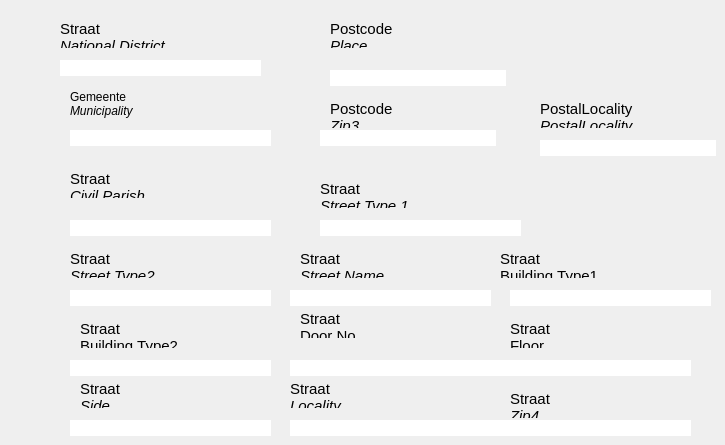
      <widget class="QWidget" name="page_Address">
       <widget class="QLabel" name="lblAddress_District">
        <property name="geometry">
         <rect>
          <x>60</x>
          <y>20</y>
          <width>201</width>
          <height>28</height>
         </rect>
        </property>
        <property name="sizePolicy">
         <sizepolicy hsizetype="Expanding" vsizetype="Preferred">
          <horstretch>0</horstretch>
          <verstretch>0</verstretch>
         </sizepolicy>
        </property>
        <property name="styleSheet">
         <string/>
        </property>
        <property name="text">
         <string>&lt;!DOCTYPE HTML PUBLIC &quot;-//W3C//DTD HTML 4.0//EN&quot; &quot;http://www.w3.org/TR/REC-html40/strict.dtd&quot;&gt;
&lt;html&gt;&lt;head&gt;&lt;meta name=&quot;qrichtext&quot; content=&quot;1&quot; /&gt;&lt;style type=&quot;text/css&quot;&gt;
p, li { white-space: pre-wrap; }
&lt;/style&gt;&lt;/head&gt;&lt;body style=&quot; font-family:'Ubuntu'; font-size:11pt; font-weight:400; font-style:normal;&quot;&gt;
&lt;p style=&quot; margin-top:0px; margin-bottom:0px; margin-left:0px; margin-right:0px; -qt-block-indent:0; text-indent:0px;&quot;&gt;Straat &lt;br /&gt;&lt;span style=&quot; font-style:italic;&quot;&gt;National District&lt;/span&gt;&lt;/p&gt;&lt;/body&gt;&lt;/html&gt;</string>
        </property>
       </widget>
       <widget class="QLineEdit" name="txtAddress_District">
        <property name="geometry">
         <rect>
          <x>60</x>
          <y>60</y>
          <width>201</width>
          <height>16</height>
         </rect>
        </property>
        <property name="sizePolicy">
         <sizepolicy hsizetype="Expanding" vsizetype="Fixed">
          <horstretch>0</horstretch>
          <verstretch>0</verstretch>
         </sizepolicy>
        </property>
        <property name="styleSheet">
         <string/>
        </property>
        <property name="frame">
         <bool>false</bool>
        </property>
        <property name="readOnly">
         <bool>true</bool>
        </property>
       </widget>
       <widget class="QLabel" name="lblAddress_Place">
        <property name="geometry">
         <rect>
          <x>330</x>
          <y>20</y>
          <width>176</width>
          <height>28</height>
         </rect>
        </property>
        <property name="sizePolicy">
         <sizepolicy hsizetype="Expanding" vsizetype="Preferred">
          <horstretch>0</horstretch>
          <verstretch>0</verstretch>
         </sizepolicy>
        </property>
        <property name="styleSheet">
         <string/>
        </property>
        <property name="text">
         <string>&lt;!DOCTYPE HTML PUBLIC &quot;-//W3C//DTD HTML 4.0//EN&quot; &quot;http://www.w3.org/TR/REC-html40/strict.dtd&quot;&gt;
&lt;html&gt;&lt;head&gt;&lt;meta name=&quot;qrichtext&quot; content=&quot;1&quot; /&gt;&lt;style type=&quot;text/css&quot;&gt;
p, li { white-space: pre-wrap; }
&lt;/style&gt;&lt;/head&gt;&lt;body style=&quot; font-family:'Ubuntu'; font-size:11pt; font-weight:400; font-style:normal;&quot;&gt;
&lt;p style=&quot; margin-top:0px; margin-bottom:0px; margin-left:0px; margin-right:0px; -qt-block-indent:0; text-indent:0px;&quot;&gt;Postcode&lt;br /&gt;&lt;span style=&quot; font-style:italic;&quot;&gt;Place&lt;/span&gt;&lt;/p&gt;&lt;/body&gt;&lt;/html&gt;</string>
        </property>
       </widget>
       <widget class="QLineEdit" name="txtAddress_Place">
        <property name="geometry">
         <rect>
          <x>330</x>
          <y>70</y>
          <width>176</width>
          <height>16</height>
         </rect>
        </property>
        <property name="sizePolicy">
         <sizepolicy hsizetype="Expanding" vsizetype="Fixed">
          <horstretch>0</horstretch>
          <verstretch>0</verstretch>
         </sizepolicy>
        </property>
        <property name="styleSheet">
         <string/>
        </property>
        <property name="frame">
         <bool>false</bool>
        </property>
        <property name="readOnly">
         <bool>true</bool>
        </property>
       </widget>
       <widget class="QLabel" name="lblAddress_Municipality">
        <property name="geometry">
         <rect>
          <x>70</x>
          <y>90</y>
          <width>201</width>
          <height>28</height>
         </rect>
        </property>
        <property name="sizePolicy">
         <sizepolicy hsizetype="Expanding" vsizetype="Preferred">
          <horstretch>0</horstretch>
          <verstretch>0</verstretch>
         </sizepolicy>
        </property>
        <property name="styleSheet">
         <string/>
        </property>
        <property name="text">
         <string>Gemeente &lt;br&gt; &lt;i&gt;Municipality&lt;/i&gt;</string>
        </property>
       </widget>
       <widget class="QLineEdit" name="txtAddress_Municipality">
        <property name="geometry">
         <rect>
          <x>70</x>
          <y>130</y>
          <width>201</width>
          <height>16</height>
         </rect>
        </property>
        <property name="sizePolicy">
         <sizepolicy hsizetype="Expanding" vsizetype="Fixed">
          <horstretch>0</horstretch>
          <verstretch>0</verstretch>
         </sizepolicy>
        </property>
        <property name="styleSheet">
         <string/>
        </property>
        <property name="frame">
         <bool>false</bool>
        </property>
        <property name="readOnly">
         <bool>true</bool>
        </property>
       </widget>
       <widget class="QLabel" name="lblAddress_Zip3">
        <property name="geometry">
         <rect>
          <x>330</x>
          <y>100</y>
          <width>176</width>
          <height>28</height>
         </rect>
        </property>
        <property name="sizePolicy">
         <sizepolicy hsizetype="Expanding" vsizetype="Preferred">
          <horstretch>0</horstretch>
          <verstretch>0</verstretch>
         </sizepolicy>
        </property>
        <property name="styleSheet">
         <string/>
        </property>
        <property name="text">
         <string>&lt;!DOCTYPE HTML PUBLIC &quot;-//W3C//DTD HTML 4.0//EN&quot; &quot;http://www.w3.org/TR/REC-html40/strict.dtd&quot;&gt;
&lt;html&gt;&lt;head&gt;&lt;meta name=&quot;qrichtext&quot; content=&quot;1&quot; /&gt;&lt;style type=&quot;text/css&quot;&gt;
p, li { white-space: pre-wrap; }
&lt;/style&gt;&lt;/head&gt;&lt;body style=&quot; font-family:'Ubuntu'; font-size:11pt; font-weight:400; font-style:normal;&quot;&gt;
&lt;p style=&quot; margin-top:0px; margin-bottom:0px; margin-left:0px; margin-right:0px; -qt-block-indent:0; text-indent:0px;&quot;&gt;Postcode&lt;br /&gt;&lt;span style=&quot; font-style:italic;&quot;&gt;Zip3&lt;/span&gt;&lt;/p&gt;&lt;/body&gt;&lt;/html&gt;</string>
        </property>
       </widget>
       <widget class="QLineEdit" name="txtAddress_Zip3">
        <property name="geometry">
         <rect>
          <x>320</x>
          <y>130</y>
          <width>176</width>
          <height>16</height>
         </rect>
        </property>
        <property name="sizePolicy">
         <sizepolicy hsizetype="Expanding" vsizetype="Fixed">
          <horstretch>0</horstretch>
          <verstretch>0</verstretch>
         </sizepolicy>
        </property>
        <property name="styleSheet">
         <string/>
        </property>
        <property name="frame">
         <bool>false</bool>
        </property>
        <property name="readOnly">
         <bool>true</bool>
        </property>
       </widget>
       <widget class="QLabel" name="lblAddress_PostalLocality">
        <property name="geometry">
         <rect>
          <x>540</x>
          <y>100</y>
          <width>176</width>
          <height>28</height>
         </rect>
        </property>
        <property name="sizePolicy">
         <sizepolicy hsizetype="Expanding" vsizetype="Preferred">
          <horstretch>0</horstretch>
          <verstretch>0</verstretch>
         </sizepolicy>
        </property>
        <property name="styleSheet">
         <string/>
        </property>
        <property name="text">
         <string>&lt;!DOCTYPE HTML PUBLIC &quot;-//W3C//DTD HTML 4.0//EN&quot; &quot;http://www.w3.org/TR/REC-html40/strict.dtd&quot;&gt;
&lt;html&gt;&lt;head&gt;&lt;meta name=&quot;qrichtext&quot; content=&quot;1&quot; /&gt;&lt;style type=&quot;text/css&quot;&gt;
p, li { white-space: pre-wrap; }
&lt;/style&gt;&lt;/head&gt;&lt;body style=&quot; font-family:'Ubuntu'; font-size:11pt; font-weight:400; font-style:normal;&quot;&gt;
&lt;p style=&quot; margin-top:0px; margin-bottom:0px; margin-left:0px; margin-right:0px; -qt-block-indent:0; text-indent:0px;&quot;&gt;PostalLocality&lt;br /&gt;&lt;span style=&quot; font-style:italic;&quot;&gt;PostalLocality&lt;/span&gt;&lt;/p&gt;&lt;/body&gt;&lt;/html&gt;</string>
        </property>
       </widget>
       <widget class="QLineEdit" name="txtAddress_PostalLocality">
        <property name="geometry">
         <rect>
          <x>540</x>
          <y>140</y>
          <width>176</width>
          <height>16</height>
         </rect>
        </property>
        <property name="sizePolicy">
         <sizepolicy hsizetype="Expanding" vsizetype="Fixed">
          <horstretch>0</horstretch>
          <verstretch>0</verstretch>
         </sizepolicy>
        </property>
        <property name="styleSheet">
         <string/>
        </property>
        <property name="frame">
         <bool>false</bool>
        </property>
        <property name="readOnly">
         <bool>true</bool>
        </property>
       </widget>
       <widget class="QLabel" name="lblAddress_CivilParish">
        <property name="geometry">
         <rect>
          <x>70</x>
          <y>170</y>
          <width>201</width>
          <height>28</height>
         </rect>
        </property>
        <property name="sizePolicy">
         <sizepolicy hsizetype="Expanding" vsizetype="Preferred">
          <horstretch>0</horstretch>
          <verstretch>0</verstretch>
         </sizepolicy>
        </property>
        <property name="styleSheet">
         <string/>
        </property>
        <property name="text">
         <string>&lt;!DOCTYPE HTML PUBLIC &quot;-//W3C//DTD HTML 4.0//EN&quot; &quot;http://www.w3.org/TR/REC-html40/strict.dtd&quot;&gt;
&lt;html&gt;&lt;head&gt;&lt;meta name=&quot;qrichtext&quot; content=&quot;1&quot; /&gt;&lt;style type=&quot;text/css&quot;&gt;
p, li { white-space: pre-wrap; }
&lt;/style&gt;&lt;/head&gt;&lt;body style=&quot; font-family:'Ubuntu'; font-size:11pt; font-weight:400; font-style:normal;&quot;&gt;
&lt;p style=&quot; margin-top:0px; margin-bottom:0px; margin-left:0px; margin-right:0px; -qt-block-indent:0; text-indent:0px;&quot;&gt;Straat &lt;br /&gt;&lt;span style=&quot; font-style:italic;&quot;&gt;Civil Parish&lt;/span&gt;&lt;/p&gt;&lt;/body&gt;&lt;/html&gt;</string>
        </property>
       </widget>
       <widget class="QLineEdit" name="txtAddress_CivilParish">
        <property name="geometry">
         <rect>
          <x>70</x>
          <y>220</y>
          <width>201</width>
          <height>16</height>
         </rect>
        </property>
        <property name="sizePolicy">
         <sizepolicy hsizetype="Expanding" vsizetype="Fixed">
          <horstretch>0</horstretch>
          <verstretch>0</verstretch>
         </sizepolicy>
        </property>
        <property name="styleSheet">
         <string/>
        </property>
        <property name="frame">
         <bool>false</bool>
        </property>
        <property name="readOnly">
         <bool>true</bool>
        </property>
       </widget>
       <widget class="QLabel" name="lblAddress_StreetType1">
        <property name="geometry">
         <rect>
          <x>320</x>
          <y>180</y>
          <width>201</width>
          <height>28</height>
         </rect>
        </property>
        <property name="sizePolicy">
         <sizepolicy hsizetype="Expanding" vsizetype="Preferred">
          <horstretch>0</horstretch>
          <verstretch>0</verstretch>
         </sizepolicy>
        </property>
        <property name="styleSheet">
         <string/>
        </property>
        <property name="text">
         <string>&lt;!DOCTYPE HTML PUBLIC &quot;-//W3C//DTD HTML 4.0//EN&quot; &quot;http://www.w3.org/TR/REC-html40/strict.dtd&quot;&gt;
&lt;html&gt;&lt;head&gt;&lt;meta name=&quot;qrichtext&quot; content=&quot;1&quot; /&gt;&lt;style type=&quot;text/css&quot;&gt;
p, li { white-space: pre-wrap; }
&lt;/style&gt;&lt;/head&gt;&lt;body style=&quot; font-family:'Ubuntu'; font-size:11pt; font-weight:400; font-style:normal;&quot;&gt;
&lt;p style=&quot; margin-top:0px; margin-bottom:0px; margin-left:0px; margin-right:0px; -qt-block-indent:0; text-indent:0px;&quot;&gt;Straat &lt;br /&gt;&lt;span style=&quot; font-style:italic;&quot;&gt;Street Type 1&lt;/span&gt;&lt;/p&gt;&lt;/body&gt;&lt;/html&gt;</string>
        </property>
       </widget>
       <widget class="QLineEdit" name="txtAddress_StreetType1">
        <property name="geometry">
         <rect>
          <x>320</x>
          <y>220</y>
          <width>201</width>
          <height>16</height>
         </rect>
        </property>
        <property name="sizePolicy">
         <sizepolicy hsizetype="Expanding" vsizetype="Fixed">
          <horstretch>0</horstretch>
          <verstretch>0</verstretch>
         </sizepolicy>
        </property>
        <property name="styleSheet">
         <string/>
        </property>
        <property name="frame">
         <bool>false</bool>
        </property>
        <property name="readOnly">
         <bool>true</bool>
        </property>
       </widget>
       <widget class="QLabel" name="lblAddress_StreetType2">
        <property name="geometry">
         <rect>
          <x>70</x>
          <y>250</y>
          <width>201</width>
          <height>28</height>
         </rect>
        </property>
        <property name="sizePolicy">
         <sizepolicy hsizetype="Expanding" vsizetype="Preferred">
          <horstretch>0</horstretch>
          <verstretch>0</verstretch>
         </sizepolicy>
        </property>
        <property name="styleSheet">
         <string/>
        </property>
        <property name="text">
         <string>&lt;!DOCTYPE HTML PUBLIC &quot;-//W3C//DTD HTML 4.0//EN&quot; &quot;http://www.w3.org/TR/REC-html40/strict.dtd&quot;&gt;
&lt;html&gt;&lt;head&gt;&lt;meta name=&quot;qrichtext&quot; content=&quot;1&quot; /&gt;&lt;style type=&quot;text/css&quot;&gt;
p, li { white-space: pre-wrap; }
&lt;/style&gt;&lt;/head&gt;&lt;body style=&quot; font-family:'Ubuntu'; font-size:11pt; font-weight:400; font-style:normal;&quot;&gt;
&lt;p style=&quot; margin-top:0px; margin-bottom:0px; margin-left:0px; margin-right:0px; -qt-block-indent:0; text-indent:0px;&quot;&gt;Straat &lt;br /&gt;&lt;span style=&quot; font-style:italic;&quot;&gt;Street Type2&lt;/span&gt;&lt;/p&gt;&lt;/body&gt;&lt;/html&gt;</string>
        </property>
       </widget>
       <widget class="QLineEdit" name="txtAddress_StreetType2">
        <property name="geometry">
         <rect>
          <x>70</x>
          <y>290</y>
          <width>201</width>
          <height>16</height>
         </rect>
        </property>
        <property name="sizePolicy">
         <sizepolicy hsizetype="Expanding" vsizetype="Fixed">
          <horstretch>0</horstretch>
          <verstretch>0</verstretch>
         </sizepolicy>
        </property>
        <property name="styleSheet">
         <string/>
        </property>
        <property name="frame">
         <bool>false</bool>
        </property>
        <property name="readOnly">
         <bool>true</bool>
        </property>
       </widget>
       <widget class="QLabel" name="lblAddress_StreetName">
        <property name="geometry">
         <rect>
          <x>300</x>
          <y>250</y>
          <width>201</width>
          <height>28</height>
         </rect>
        </property>
        <property name="sizePolicy">
         <sizepolicy hsizetype="Expanding" vsizetype="Preferred">
          <horstretch>0</horstretch>
          <verstretch>0</verstretch>
         </sizepolicy>
        </property>
        <property name="styleSheet">
         <string/>
        </property>
        <property name="text">
         <string>&lt;!DOCTYPE HTML PUBLIC &quot;-//W3C//DTD HTML 4.0//EN&quot; &quot;http://www.w3.org/TR/REC-html40/strict.dtd&quot;&gt;
&lt;html&gt;&lt;head&gt;&lt;meta name=&quot;qrichtext&quot; content=&quot;1&quot; /&gt;&lt;style type=&quot;text/css&quot;&gt;
p, li { white-space: pre-wrap; }
&lt;/style&gt;&lt;/head&gt;&lt;body style=&quot; font-family:'Ubuntu'; font-size:11pt; font-weight:400; font-style:normal;&quot;&gt;
&lt;p style=&quot; margin-top:0px; margin-bottom:0px; margin-left:0px; margin-right:0px; -qt-block-indent:0; text-indent:0px;&quot;&gt;Straat &lt;br /&gt;&lt;span style=&quot; font-style:italic;&quot;&gt;Street Name&lt;/span&gt;&lt;/p&gt;&lt;/body&gt;&lt;/html&gt;</string>
        </property>
       </widget>
       <widget class="QLineEdit" name="txtAddress_StreetName">
        <property name="geometry">
         <rect>
          <x>290</x>
          <y>290</y>
          <width>201</width>
          <height>16</height>
         </rect>
        </property>
        <property name="sizePolicy">
         <sizepolicy hsizetype="Expanding" vsizetype="Fixed">
          <horstretch>0</horstretch>
          <verstretch>0</verstretch>
         </sizepolicy>
        </property>
        <property name="styleSheet">
         <string/>
        </property>
        <property name="frame">
         <bool>false</bool>
        </property>
        <property name="readOnly">
         <bool>true</bool>
        </property>
       </widget>
       <widget class="QLabel" name="lblAddress_BuildingType1">
        <property name="geometry">
         <rect>
          <x>500</x>
          <y>250</y>
          <width>201</width>
          <height>28</height>
         </rect>
        </property>
        <property name="sizePolicy">
         <sizepolicy hsizetype="Expanding" vsizetype="Preferred">
          <horstretch>0</horstretch>
          <verstretch>0</verstretch>
         </sizepolicy>
        </property>
        <property name="styleSheet">
         <string/>
        </property>
        <property name="text">
         <string>&lt;!DOCTYPE HTML PUBLIC &quot;-//W3C//DTD HTML 4.0//EN&quot; &quot;http://www.w3.org/TR/REC-html40/strict.dtd&quot;&gt;
&lt;html&gt;&lt;head&gt;&lt;meta name=&quot;qrichtext&quot; content=&quot;1&quot; /&gt;&lt;style type=&quot;text/css&quot;&gt;
p, li { white-space: pre-wrap; }
&lt;/style&gt;&lt;/head&gt;&lt;body style=&quot; font-family:'Ubuntu'; font-size:11pt; font-weight:400; font-style:normal;&quot;&gt;
&lt;p style=&quot; margin-top:0px; margin-bottom:0px; margin-left:0px; margin-right:0px; -qt-block-indent:0; text-indent:0px;&quot;&gt;Straat &lt;br /&gt;Building Type1&lt;/p&gt;&lt;/body&gt;&lt;/html&gt;</string>
        </property>
       </widget>
       <widget class="QLineEdit" name="txtAddress_BuildingType1">
        <property name="geometry">
         <rect>
          <x>510</x>
          <y>290</y>
          <width>201</width>
          <height>16</height>
         </rect>
        </property>
        <property name="sizePolicy">
         <sizepolicy hsizetype="Expanding" vsizetype="Fixed">
          <horstretch>0</horstretch>
          <verstretch>0</verstretch>
         </sizepolicy>
        </property>
        <property name="styleSheet">
         <string/>
        </property>
        <property name="frame">
         <bool>false</bool>
        </property>
        <property name="readOnly">
         <bool>true</bool>
        </property>
       </widget>
       <widget class="QLabel" name="lblAddress_BuildingType2">
        <property name="geometry">
         <rect>
          <x>80</x>
          <y>320</y>
          <width>201</width>
          <height>28</height>
         </rect>
        </property>
        <property name="sizePolicy">
         <sizepolicy hsizetype="Expanding" vsizetype="Preferred">
          <horstretch>0</horstretch>
          <verstretch>0</verstretch>
         </sizepolicy>
        </property>
        <property name="styleSheet">
         <string/>
        </property>
        <property name="text">
         <string>&lt;!DOCTYPE HTML PUBLIC &quot;-//W3C//DTD HTML 4.0//EN&quot; &quot;http://www.w3.org/TR/REC-html40/strict.dtd&quot;&gt;
&lt;html&gt;&lt;head&gt;&lt;meta name=&quot;qrichtext&quot; content=&quot;1&quot; /&gt;&lt;style type=&quot;text/css&quot;&gt;
p, li { white-space: pre-wrap; }
&lt;/style&gt;&lt;/head&gt;&lt;body style=&quot; font-family:'Ubuntu'; font-size:11pt; font-weight:400; font-style:normal;&quot;&gt;
&lt;p style=&quot; margin-top:0px; margin-bottom:0px; margin-left:0px; margin-right:0px; -qt-block-indent:0; text-indent:0px;&quot;&gt;Straat &lt;br /&gt;Building Type2&lt;/p&gt;&lt;/body&gt;&lt;/html&gt;</string>
        </property>
       </widget>
       <widget class="QLineEdit" name="txtAddress_BuildingType2">
        <property name="geometry">
         <rect>
          <x>70</x>
          <y>360</y>
          <width>201</width>
          <height>16</height>
         </rect>
        </property>
        <property name="sizePolicy">
         <sizepolicy hsizetype="Expanding" vsizetype="Fixed">
          <horstretch>0</horstretch>
          <verstretch>0</verstretch>
         </sizepolicy>
        </property>
        <property name="styleSheet">
         <string/>
        </property>
        <property name="frame">
         <bool>false</bool>
        </property>
        <property name="readOnly">
         <bool>true</bool>
        </property>
       </widget>
       <widget class="QLabel" name="lblAddress_DoorNo">
        <property name="geometry">
         <rect>
          <x>300</x>
          <y>310</y>
          <width>201</width>
          <height>28</height>
         </rect>
        </property>
        <property name="sizePolicy">
         <sizepolicy hsizetype="Expanding" vsizetype="Preferred">
          <horstretch>0</horstretch>
          <verstretch>0</verstretch>
         </sizepolicy>
        </property>
        <property name="styleSheet">
         <string/>
        </property>
        <property name="text">
         <string>&lt;!DOCTYPE HTML PUBLIC &quot;-//W3C//DTD HTML 4.0//EN&quot; &quot;http://www.w3.org/TR/REC-html40/strict.dtd&quot;&gt;
&lt;html&gt;&lt;head&gt;&lt;meta name=&quot;qrichtext&quot; content=&quot;1&quot; /&gt;&lt;style type=&quot;text/css&quot;&gt;
p, li { white-space: pre-wrap; }
&lt;/style&gt;&lt;/head&gt;&lt;body style=&quot; font-family:'Ubuntu'; font-size:11pt; font-weight:400; font-style:normal;&quot;&gt;
&lt;p style=&quot; margin-top:0px; margin-bottom:0px; margin-left:0px; margin-right:0px; -qt-block-indent:0; text-indent:0px;&quot;&gt;Straat &lt;br /&gt;Door No&lt;/p&gt;&lt;/body&gt;&lt;/html&gt;</string>
        </property>
       </widget>
       <widget class="QLineEdit" name="txtAddress_DoorNo">
        <property name="geometry">
         <rect>
          <x>290</x>
          <y>360</y>
          <width>201</width>
          <height>16</height>
         </rect>
        </property>
        <property name="sizePolicy">
         <sizepolicy hsizetype="Expanding" vsizetype="Fixed">
          <horstretch>0</horstretch>
          <verstretch>0</verstretch>
         </sizepolicy>
        </property>
        <property name="styleSheet">
         <string/>
        </property>
        <property name="frame">
         <bool>false</bool>
        </property>
        <property name="readOnly">
         <bool>true</bool>
        </property>
       </widget>
       <widget class="QLabel" name="lblAddress_Floor">
        <property name="geometry">
         <rect>
          <x>510</x>
          <y>320</y>
          <width>201</width>
          <height>28</height>
         </rect>
        </property>
        <property name="sizePolicy">
         <sizepolicy hsizetype="Expanding" vsizetype="Preferred">
          <horstretch>0</horstretch>
          <verstretch>0</verstretch>
         </sizepolicy>
        </property>
        <property name="styleSheet">
         <string/>
        </property>
        <property name="text">
         <string>&lt;!DOCTYPE HTML PUBLIC &quot;-//W3C//DTD HTML 4.0//EN&quot; &quot;http://www.w3.org/TR/REC-html40/strict.dtd&quot;&gt;
&lt;html&gt;&lt;head&gt;&lt;meta name=&quot;qrichtext&quot; content=&quot;1&quot; /&gt;&lt;style type=&quot;text/css&quot;&gt;
p, li { white-space: pre-wrap; }
&lt;/style&gt;&lt;/head&gt;&lt;body style=&quot; font-family:'Ubuntu'; font-size:11pt; font-weight:400; font-style:normal;&quot;&gt;
&lt;p style=&quot; margin-top:0px; margin-bottom:0px; margin-left:0px; margin-right:0px; -qt-block-indent:0; text-indent:0px;&quot;&gt;Straat &lt;br /&gt;Floor&lt;/p&gt;&lt;/body&gt;&lt;/html&gt;</string>
        </property>
       </widget>
       <widget class="QLineEdit" name="txtAddress_Floor">
        <property name="geometry">
         <rect>
          <x>490</x>
          <y>360</y>
          <width>201</width>
          <height>16</height>
         </rect>
        </property>
        <property name="sizePolicy">
         <sizepolicy hsizetype="Expanding" vsizetype="Fixed">
          <horstretch>0</horstretch>
          <verstretch>0</verstretch>
         </sizepolicy>
        </property>
        <property name="styleSheet">
         <string/>
        </property>
        <property name="frame">
         <bool>false</bool>
        </property>
        <property name="readOnly">
         <bool>true</bool>
        </property>
       </widget>
       <widget class="QLabel" name="lblAddress_Side">
        <property name="geometry">
         <rect>
          <x>80</x>
          <y>380</y>
          <width>201</width>
          <height>28</height>
         </rect>
        </property>
        <property name="sizePolicy">
         <sizepolicy hsizetype="Expanding" vsizetype="Preferred">
          <horstretch>0</horstretch>
          <verstretch>0</verstretch>
         </sizepolicy>
        </property>
        <property name="styleSheet">
         <string/>
        </property>
        <property name="text">
         <string>&lt;!DOCTYPE HTML PUBLIC &quot;-//W3C//DTD HTML 4.0//EN&quot; &quot;http://www.w3.org/TR/REC-html40/strict.dtd&quot;&gt;
&lt;html&gt;&lt;head&gt;&lt;meta name=&quot;qrichtext&quot; content=&quot;1&quot; /&gt;&lt;style type=&quot;text/css&quot;&gt;
p, li { white-space: pre-wrap; }
&lt;/style&gt;&lt;/head&gt;&lt;body style=&quot; font-family:'Ubuntu'; font-size:11pt; font-weight:400; font-style:normal;&quot;&gt;
&lt;p style=&quot; margin-top:0px; margin-bottom:0px; margin-left:0px; margin-right:0px; -qt-block-indent:0; text-indent:0px;&quot;&gt;Straat &lt;br /&gt;&lt;span style=&quot; font-style:italic;&quot;&gt;Side&lt;/span&gt;&lt;/p&gt;&lt;/body&gt;&lt;/html&gt;</string>
        </property>
       </widget>
       <widget class="QLineEdit" name="txtAddress_Side">
        <property name="geometry">
         <rect>
          <x>70</x>
          <y>420</y>
          <width>201</width>
          <height>16</height>
         </rect>
        </property>
        <property name="sizePolicy">
         <sizepolicy hsizetype="Expanding" vsizetype="Fixed">
          <horstretch>0</horstretch>
          <verstretch>0</verstretch>
         </sizepolicy>
        </property>
        <property name="styleSheet">
         <string/>
        </property>
        <property name="frame">
         <bool>false</bool>
        </property>
        <property name="readOnly">
         <bool>true</bool>
        </property>
       </widget>
       <widget class="QLabel" name="lblAddress_Locality">
        <property name="geometry">
         <rect>
          <x>290</x>
          <y>380</y>
          <width>201</width>
          <height>28</height>
         </rect>
        </property>
        <property name="sizePolicy">
         <sizepolicy hsizetype="Expanding" vsizetype="Preferred">
          <horstretch>0</horstretch>
          <verstretch>0</verstretch>
         </sizepolicy>
        </property>
        <property name="styleSheet">
         <string/>
        </property>
        <property name="text">
         <string>&lt;!DOCTYPE HTML PUBLIC &quot;-//W3C//DTD HTML 4.0//EN&quot; &quot;http://www.w3.org/TR/REC-html40/strict.dtd&quot;&gt;
&lt;html&gt;&lt;head&gt;&lt;meta name=&quot;qrichtext&quot; content=&quot;1&quot; /&gt;&lt;style type=&quot;text/css&quot;&gt;
p, li { white-space: pre-wrap; }
&lt;/style&gt;&lt;/head&gt;&lt;body style=&quot; font-family:'Ubuntu'; font-size:11pt; font-weight:400; font-style:normal;&quot;&gt;
&lt;p style=&quot; margin-top:0px; margin-bottom:0px; margin-left:0px; margin-right:0px; -qt-block-indent:0; text-indent:0px;&quot;&gt;Straat &lt;br /&gt;&lt;span style=&quot; font-style:italic;&quot;&gt;Locality&lt;/span&gt;&lt;/p&gt;&lt;/body&gt;&lt;/html&gt;</string>
        </property>
       </widget>
       <widget class="QLineEdit" name="txtAddress_Locality">
        <property name="geometry">
         <rect>
          <x>290</x>
          <y>420</y>
          <width>201</width>
          <height>16</height>
         </rect>
        </property>
        <property name="sizePolicy">
         <sizepolicy hsizetype="Expanding" vsizetype="Fixed">
          <horstretch>0</horstretch>
          <verstretch>0</verstretch>
         </sizepolicy>
        </property>
        <property name="styleSheet">
         <string/>
        </property>
        <property name="frame">
         <bool>false</bool>
        </property>
        <property name="readOnly">
         <bool>true</bool>
        </property>
       </widget>
       <widget class="QLabel" name="lblAddress_Zip4">
        <property name="geometry">
         <rect>
          <x>510</x>
          <y>390</y>
          <width>201</width>
          <height>28</height>
         </rect>
        </property>
        <property name="sizePolicy">
         <sizepolicy hsizetype="Expanding" vsizetype="Preferred">
          <horstretch>0</horstretch>
          <verstretch>0</verstretch>
         </sizepolicy>
        </property>
        <property name="styleSheet">
         <string/>
        </property>
        <property name="text">
         <string>&lt;!DOCTYPE HTML PUBLIC &quot;-//W3C//DTD HTML 4.0//EN&quot; &quot;http://www.w3.org/TR/REC-html40/strict.dtd&quot;&gt;
&lt;html&gt;&lt;head&gt;&lt;meta name=&quot;qrichtext&quot; content=&quot;1&quot; /&gt;&lt;style type=&quot;text/css&quot;&gt;
p, li { white-space: pre-wrap; }
&lt;/style&gt;&lt;/head&gt;&lt;body style=&quot; font-family:'Ubuntu'; font-size:11pt; font-weight:400; font-style:normal;&quot;&gt;
&lt;p style=&quot; margin-top:0px; margin-bottom:0px; margin-left:0px; margin-right:0px; -qt-block-indent:0; text-indent:0px;&quot;&gt;Straat &lt;br /&gt;&lt;span style=&quot; font-style:italic;&quot;&gt;Zip4&lt;/span&gt;&lt;/p&gt;&lt;/body&gt;&lt;/html&gt;</string>
        </property>
       </widget>
       <widget class="QLineEdit" name="txtAddress_Zip4">
        <property name="geometry">
         <rect>
          <x>490</x>
          <y>420</y>
          <width>201</width>
          <height>16</height>
         </rect>
        </property>
        <property name="sizePolicy">
         <sizepolicy hsizetype="Expanding" vsizetype="Fixed">
          <horstretch>0</horstretch>
          <verstretch>0</verstretch>
         </sizepolicy>
        </property>
        <property name="styleSheet">
         <string/>
        </property>
        <property name="frame">
         <bool>false</bool>
        </property>
        <property name="readOnly">
         <bool>true</bool>
        </property>
       </widget>
      </widget>
